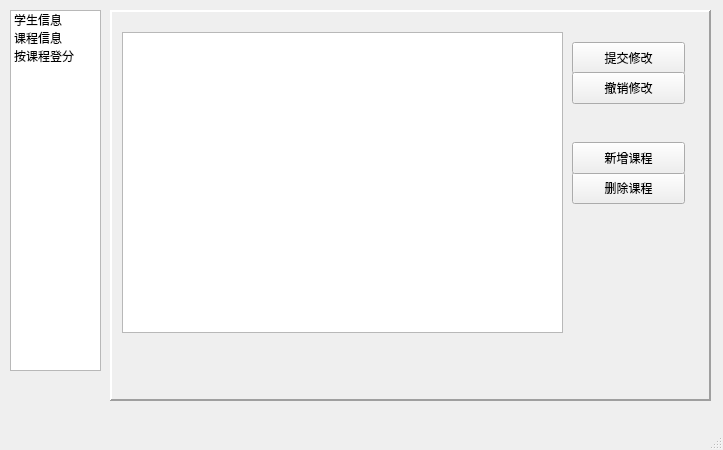
<?xml version="1.0" encoding="UTF-8"?>
<ui version="4.0">
 <class>teacherWindow</class>
 <widget class="QMainWindow" name="teacherWindow">
  <property name="geometry">
   <rect>
    <x>0</x>
    <y>0</y>
    <width>723</width>
    <height>450</height>
   </rect>
  </property>
  <property name="windowTitle">
   <string>MainWindow</string>
  </property>
  <widget class="QWidget" name="centralwidget">
   <widget class="QListWidget" name="list">
    <property name="geometry">
     <rect>
      <x>10</x>
      <y>10</y>
      <width>91</width>
      <height>361</height>
     </rect>
    </property>
    <item>
     <property name="text">
      <string>学生信息</string>
     </property>
    </item>
    <item>
     <property name="text">
      <string>课程信息</string>
     </property>
    </item>
    <item>
     <property name="text">
      <string>按课程登分</string>
     </property>
    </item>
   </widget>
   <widget class="QStackedWidget" name="stackedWidget">
    <property name="geometry">
     <rect>
      <x>110</x>
      <y>10</y>
      <width>601</width>
      <height>391</height>
     </rect>
    </property>
    <property name="frameShape">
     <enum>QFrame::Panel</enum>
    </property>
    <property name="frameShadow">
     <enum>QFrame::Raised</enum>
    </property>
    <property name="lineWidth">
     <number>2</number>
    </property>
    <property name="currentIndex">
     <number>1</number>
    </property>
    <widget class="QWidget" name="page">
     <widget class="QTableView" name="tableView">
      <property name="geometry">
       <rect>
        <x>10</x>
        <y>20</y>
        <width>441</width>
        <height>301</height>
       </rect>
      </property>
     </widget>
     <widget class="QPushButton" name="BtnSubmit">
      <property name="geometry">
       <rect>
        <x>460</x>
        <y>30</y>
        <width>113</width>
        <height>32</height>
       </rect>
      </property>
      <property name="text">
       <string>提交修改</string>
      </property>
     </widget>
     <widget class="QPushButton" name="BtnRevert">
      <property name="geometry">
       <rect>
        <x>460</x>
        <y>60</y>
        <width>113</width>
        <height>32</height>
       </rect>
      </property>
      <property name="text">
       <string>撤销修改</string>
      </property>
     </widget>
     <widget class="QPushButton" name="BtnAdd">
      <property name="geometry">
       <rect>
        <x>460</x>
        <y>130</y>
        <width>113</width>
        <height>32</height>
       </rect>
      </property>
      <property name="text">
       <string>新增学生</string>
      </property>
     </widget>
     <widget class="QPushButton" name="BtnDelete">
      <property name="geometry">
       <rect>
        <x>460</x>
        <y>160</y>
        <width>113</width>
        <height>32</height>
       </rect>
      </property>
      <property name="text">
       <string>删除学生</string>
      </property>
     </widget>
     <widget class="QPushButton" name="BtnAsend">
      <property name="geometry">
       <rect>
        <x>460</x>
        <y>220</y>
        <width>113</width>
        <height>32</height>
       </rect>
      </property>
      <property name="text">
       <string>ID升序</string>
      </property>
     </widget>
     <widget class="QPushButton" name="BtnDesend">
      <property name="geometry">
       <rect>
        <x>460</x>
        <y>250</y>
        <width>113</width>
        <height>32</height>
       </rect>
      </property>
      <property name="text">
       <string>ID降序</string>
      </property>
     </widget>
     <widget class="QPushButton" name="BtnFindByID">
      <property name="geometry">
       <rect>
        <x>90</x>
        <y>330</y>
        <width>91</width>
        <height>31</height>
       </rect>
      </property>
      <property name="text">
       <string>按学号查找</string>
      </property>
     </widget>
     <widget class="QLineEdit" name="EditID">
      <property name="geometry">
       <rect>
        <x>10</x>
        <y>330</y>
        <width>71</width>
        <height>21</height>
       </rect>
      </property>
     </widget>
     <widget class="QLineEdit" name="EditName">
      <property name="geometry">
       <rect>
        <x>200</x>
        <y>330</y>
        <width>81</width>
        <height>21</height>
       </rect>
      </property>
     </widget>
     <widget class="QPushButton" name="BtnFindByName">
      <property name="geometry">
       <rect>
        <x>290</x>
        <y>330</y>
        <width>91</width>
        <height>31</height>
       </rect>
      </property>
      <property name="text">
       <string>按姓名查找</string>
      </property>
     </widget>
     <widget class="QLineEdit" name="EditDom">
      <property name="geometry">
       <rect>
        <x>390</x>
        <y>330</y>
        <width>81</width>
        <height>21</height>
       </rect>
      </property>
     </widget>
     <widget class="QPushButton" name="BtnFindByDom">
      <property name="geometry">
       <rect>
        <x>480</x>
        <y>330</y>
        <width>91</width>
        <height>31</height>
       </rect>
      </property>
      <property name="text">
       <string>按宿舍查找</string>
      </property>
     </widget>
     <widget class="QPushButton" name="BtnBack">
      <property name="geometry">
       <rect>
        <x>460</x>
        <y>290</y>
        <width>113</width>
        <height>32</height>
       </rect>
      </property>
      <property name="text">
       <string>返回全表</string>
      </property>
     </widget>
    </widget>
    <widget class="QWidget" name="page_2">
     <widget class="QTableView" name="tableView_2">
      <property name="geometry">
       <rect>
        <x>10</x>
        <y>20</y>
        <width>441</width>
        <height>301</height>
       </rect>
      </property>
     </widget>
     <widget class="QPushButton" name="BtnDeleteCourse">
      <property name="geometry">
       <rect>
        <x>460</x>
        <y>160</y>
        <width>113</width>
        <height>32</height>
       </rect>
      </property>
      <property name="text">
       <string>删除课程</string>
      </property>
     </widget>
     <widget class="QPushButton" name="BtnSubmit_2">
      <property name="geometry">
       <rect>
        <x>460</x>
        <y>30</y>
        <width>113</width>
        <height>32</height>
       </rect>
      </property>
      <property name="text">
       <string>提交修改</string>
      </property>
     </widget>
     <widget class="QPushButton" name="BtnAddCourse">
      <property name="geometry">
       <rect>
        <x>460</x>
        <y>130</y>
        <width>113</width>
        <height>32</height>
       </rect>
      </property>
      <property name="text">
       <string>新增课程</string>
      </property>
     </widget>
     <widget class="QPushButton" name="BtnRevert_2">
      <property name="geometry">
       <rect>
        <x>460</x>
        <y>60</y>
        <width>113</width>
        <height>32</height>
       </rect>
      </property>
      <property name="text">
       <string>撤销修改</string>
      </property>
     </widget>
    </widget>
    <widget class="QWidget" name="page_3">
     <widget class="QTableView" name="tableView_3">
      <property name="geometry">
       <rect>
        <x>10</x>
        <y>40</y>
        <width>441</width>
        <height>301</height>
       </rect>
      </property>
     </widget>
     <widget class="QComboBox" name="ComboCourse">
      <property name="geometry">
       <rect>
        <x>10</x>
        <y>10</y>
        <width>151</width>
        <height>21</height>
       </rect>
      </property>
     </widget>
     <widget class="QPushButton" name="BtnSubmit_3">
      <property name="geometry">
       <rect>
        <x>470</x>
        <y>130</y>
        <width>113</width>
        <height>32</height>
       </rect>
      </property>
      <property name="text">
       <string>提交修改</string>
      </property>
     </widget>
     <widget class="QPushButton" name="BtnRevert_3">
      <property name="geometry">
       <rect>
        <x>470</x>
        <y>160</y>
        <width>113</width>
        <height>32</height>
       </rect>
      </property>
      <property name="text">
       <string>撤销修改</string>
      </property>
     </widget>
     <widget class="QPushButton" name="BtnCal">
      <property name="geometry">
       <rect>
        <x>460</x>
        <y>40</y>
        <width>113</width>
        <height>32</height>
       </rect>
      </property>
      <property name="text">
       <string>计算成绩</string>
      </property>
     </widget>
     <widget class="QPushButton" name="shaixuan">
      <property name="geometry">
       <rect>
        <x>180</x>
        <y>10</y>
        <width>113</width>
        <height>32</height>
       </rect>
      </property>
      <property name="text">
       <string>筛选</string>
      </property>
     </widget>
     <widget class="QPushButton" name="pushButton">
      <property name="geometry">
       <rect>
        <x>470</x>
        <y>340</y>
        <width>113</width>
        <height>32</height>
       </rect>
      </property>
      <property name="text">
       <string>注销登录</string>
      </property>
     </widget>
    </widget>
   </widget>
  </widget>
  <widget class="QMenuBar" name="menubar">
   <property name="geometry">
    <rect>
     <x>0</x>
     <y>0</y>
     <width>723</width>
     <height>22</height>
    </rect>
   </property>
  </widget>
  <widget class="QStatusBar" name="statusbar"/>
 </widget>
 <resources/>
 <connections/>
</ui>
